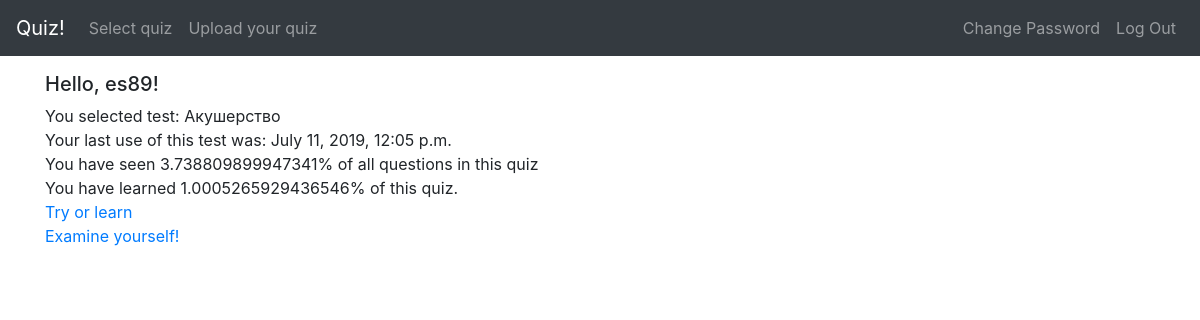
Page /quiz/medtest (signed in) on the earlier database version.
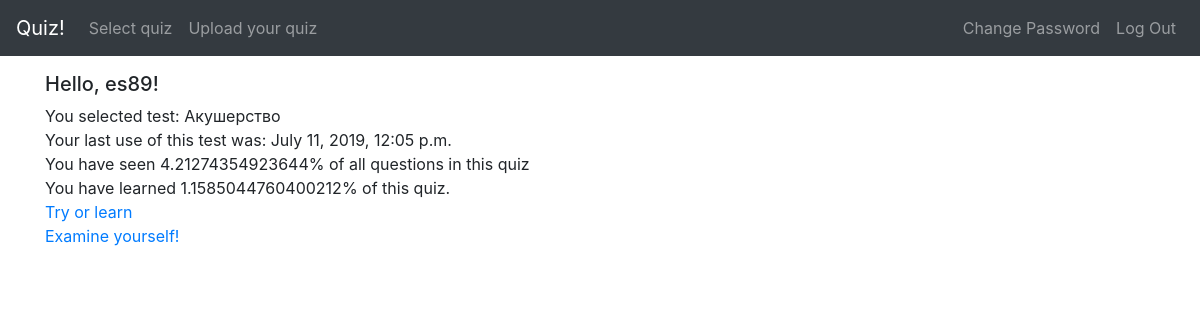
Same page on the later database version.
### quiz/models.py (models this page shows, shortened)
class Progress(models.Model):
    user_id = models.ForeignKey(User, on_delete = models.CASCADE)
    last_use = models.DateTimeField(default = now)
    quiz_id = models.ForeignKey(Quizzes, on_delete = models.CASCADE)
    learned_percent = models.FloatField(default = 0)
    seen_percent = models.FloatField(default = 0)

### quiz/views.py (the view)
# urls.py: path('<quiz_name_slug>', views.statistics),
@login_required
def statistics(request, quiz_name_slug):
    quiz = Quizzes.objects.get(url_name = quiz_name_slug)
    user = request.user
    progress = Progress.objects.get_or_create(user_id = user, quiz_id = quiz)[0]
    context_dict = {'progress': progress, 'quiz': quiz}
    return render(request, 'quiz/statistics.html', context_dict)

### templates/quiz/statistics.html
{% extends 'quiz/base.html' %}
{% load staticfiles %}
{% block body %}
<h1 class="h5">Hello, {{ user }}!</h1>
<div>
    You selected test: {{ quiz.name }}<br/>
    Your last use of this test was: {{ progress.last_use }}<br/>
    You have seen {{ progress.seen_percent }}% of all questions in this quiz<br/>
    You have learned {{ progress.learned_percent }}% of this quiz.<br/>
</div>
<div>
    <a href="/quiz/{{ quiz.url_name }}/start">Try or learn</a><br/>
    <a href="/quiz/{{ quiz.url_name }}/start?exam=1&num=20">Examine yourself!</a>
</div>
{% endblock %}

Differences in the rows shown:
changed Progress: seen_percent "3.738809899947341" → "4.21274354923644"; learned_percent "1.0005265929436546" → "1.1585044760400212"
